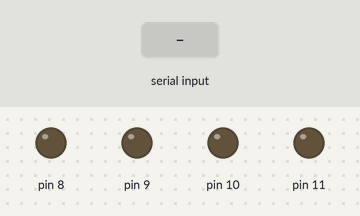
Bench run of a sketch on a simulated Arduino Uno, built with avr-gcc and run on an emulated ATmega328P. Shown: output pins drawn as LEDs (lit = HIGH). The inputs (shaded band) are chosen by the test bench.

Above: at 1.2 s.
1.3 s: "go" received over Serial
At 2.9 s:
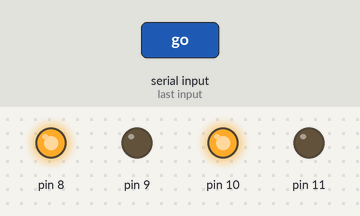
3.8 s: "back" received over Serial
At 6.0 s:
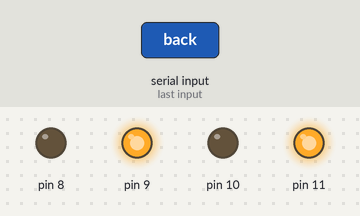
6.3 s: "left" received over Serial
At 7.9 s:
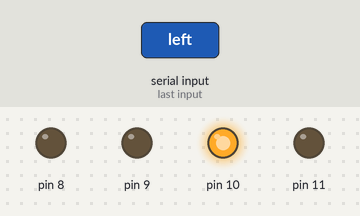
8.8 s: "right" received over Serial
At 11.0 s:
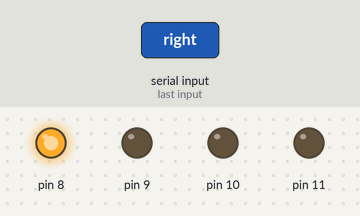
11.3 s: "left turn" received over Serial
At 13.2 s:
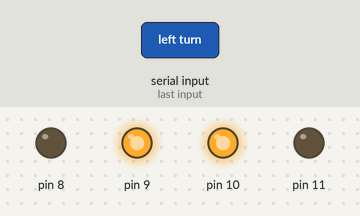
13.8 s: "right turn" received over Serial
At 16.3 s:
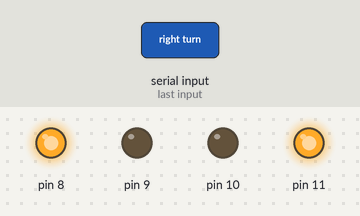
Timing chart, 0 to 17.3 s (numbered marks = the images above; inputs shaded):
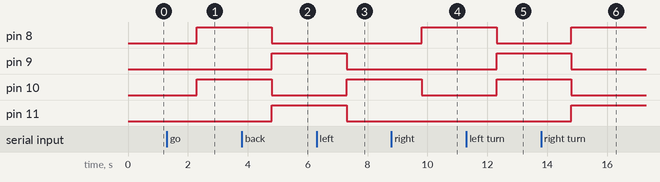

The sketch:

20-01-03rccar_Serial.ino
```cpp
void setup() {
  for(int i=8; i<12;i++)    //8 = L+,9 = L-,10 = R+,11 = R-
  {
    pinMode(i, OUTPUT);
  }
  Serial.begin(9600);
}

void loop() {
  if(Serial.available() > 0)
  {
    String a = Serial.readString();
    if(a == "go")
    {
      digitalWrite(8, HIGH);              //전진
      digitalWrite(9, LOW);
      digitalWrite(10, HIGH);
      digitalWrite(11, LOW);
    }
    else if(a == "back")
    {
      digitalWrite(8, LOW);               //후진
      digitalWrite(9, HIGH);
      digitalWrite(10, LOW);
      digitalWrite(11, HIGH);
    }
    else if(a == "left")
    {
      digitalWrite(8, LOW);               //좌회전
      digitalWrite(9, LOW);
      digitalWrite(10, HIGH);
      digitalWrite(11, LOW);
    }
    else if(a == "right")
    {
      digitalWrite(8, HIGH);              //우회전
      digitalWrite(9, LOW);
      digitalWrite(10, LOW);
      digitalWrite(11, LOW);
    }
    else if(a == "left turn")
    {
      digitalWrite(8, LOW);               //좌턴
      digitalWrite(9, HIGH);
      digitalWrite(10, HIGH);
      digitalWrite(11, LOW);
    }
    else if(a == "right turn")
    {
      digitalWrite(8, HIGH);              //우턴
      digitalWrite(9, LOW);
      digitalWrite(10, LOW);
      digitalWrite(11, HIGH);
    }
    else if(a == "stop")
    {
      digitalWrite(8, LOW);               //정지
      digitalWrite(9, LOW);
      digitalWrite(10, LOW);
      digitalWrite(11, LOW);
    }
  }


}
```

Measured:
- after the input at 1.3 s, pin 8, pin 10: LOW → HIGH after 1.0 s
- after the input at 3.8 s, pin 8, pin 10: HIGH → LOW after 1.0 s; pin 9, pin 11: LOW → HIGH after 1.0 s
- after the input at 6.3 s, pin 9, pin 11: HIGH → LOW after 1.0 s; pin 10: LOW → HIGH after 1.0 s
- after the input at 8.8 s, pin 8: LOW → HIGH after 1.0 s; pin 10: HIGH → LOW after 1.0 s
- after the input at 11.3 s, pin 8: HIGH → LOW after 1.0 s; pin 9, pin 10: LOW → HIGH after 1.0 s
- after the input at 13.8 s, pin 8, pin 11: LOW → HIGH after 1.0 s; pin 9, pin 10: HIGH → LOW after 1.0 s
